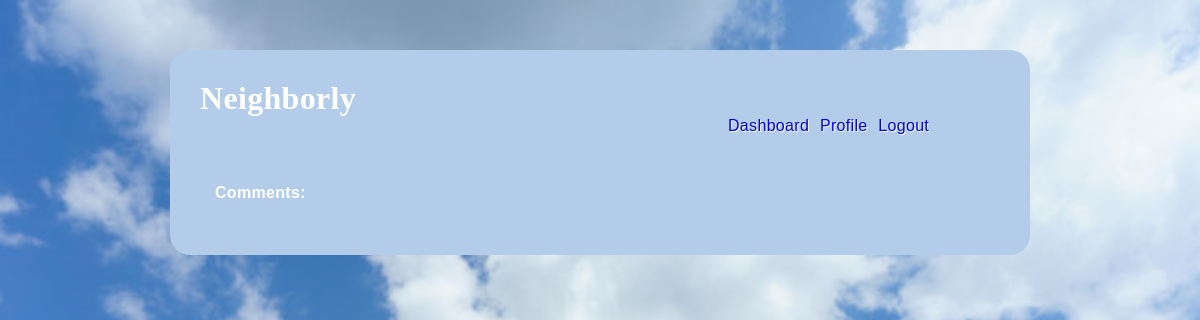
The page /event/details/3 (signed in) on the database as committed earlier.
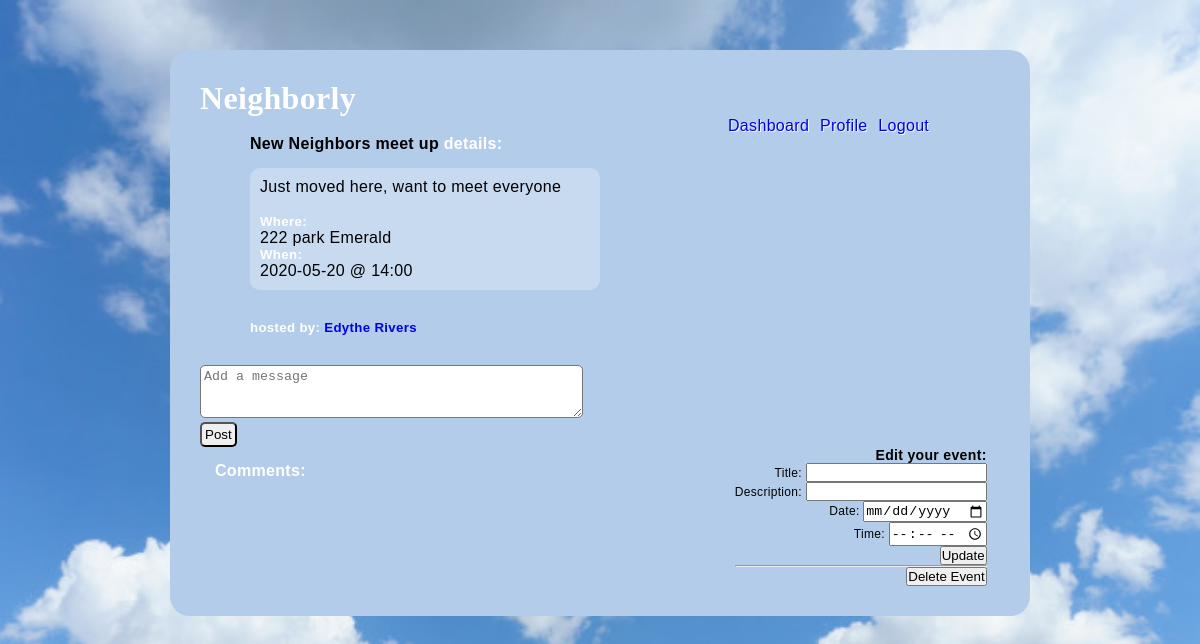
The same page on the database as committed later.
### models.py (models this page shows, shortened)
class Event(db.Model):
    __tablename__ = "events"
    id = db.Column(db.Integer, primary_key=True)
    title = db.Column(db.String(100))
    description = db.Column(db.String(255))
    date = db.Column(db.String(45))
    time = db.Column(db.String(45))
    user_id = db.Column(db.Integer, db.ForeignKey('users.id', ondelete='cascade'))
    user = db.relationship('User', foreign_keys=[user_id])
    location_id = db.Column(db.Integer, db.ForeignKey('event_locations.id', ondelete='cascade'))
    location = db.relationship('Event_location', foreign_keys=[location_id])
    all_comment = db.relationship('Event_comment', back_populates="event", cascade="all, delete, delete-orphan")
    created_at = db.Column(db.DateTime, server_default = func.now())
    updated_at = db.Column(db.DateTime, server_default = func.now(), onupdate = func.now())

class Event_location(db.Model):
    __tablename__ = "event_locations"
    id = db.Column(db.Integer, primary_key=True)
    address = db.Column(db.String(255))
    city = db.Column(db.String(255))
    zipcode = db.Column(db.String(30))
    state = db.Column(db.String(20))
    created_at = db.Column(db.DateTime, server_default = func.now())
    updated_at = db.Column(db.DateTime, server_default = func.now(), onupdate = func.now())
    @property
    def full_address(self):
        return self.address + ' ' + self.city

class User(db.Model):
    __tablename__ = "users"
    id = db.Column(db.Integer, primary_key=True)
    first_name = db.Column(db.String(45))
    last_name = db.Column(db.String(45))
    email = db.Column(db.String(255))
    address_id = db.Column(db.Integer, db.ForeignKey('addresses.id', ondelete='cascade'))
    address = db.relationship('Address', foreign_keys=[address_id])
    password_hash=db.Column(db.String(255))
    profile_pic = db.Column(db.Text)
    likes_sent = db.relationship('Post', secondary=likes_table, passive_deletes=True)
    all_post = db.relationship('Post', back_populates="user", cascade="all, delete, delete-orphan")
    all_event = db.relationship('Event', back_populates="user", cascade="all, delete, delete-orphan")
    post_comments = db.relationship('Post_comment', back_populates="user", cascade="all, delete, delete-orphan")
    event_comments = db.relationship('Event_comment', back_populates="user", cascade="all, delete, delete-orphan")
    created_at = db.Column(db.DateTime, server_default = func.now())
    updated_at = db.Column(db.DateTime, server_default = func.now(), onupdate = func.now())

### controller.py (the view)
def event_details(event_id):
    if 'user_id' not in session:
        return redirect("/")
    this_event = Event.query.filter_by(id = int(event_id)).all()
    comment = Event_comment.query.filter_by(event_id = int(event_id)).all()
    return render_template("event_details.html", all_events = this_event, all_comments = comment)

### templates/event_details.html (shortened to what this page needs)
<!DOCTYPE html>
<html lang="en">
<head>
    <link rel="stylesheet" type="text/css" href="{{ url_for('static', filename='style_event_details.css') }}">
</head>
<body>
    <div class="container">
        <h1>Neighborly</h1>
        <div class="navigation">
            <a href="/dashboard">Dashboard</a>
            <a href="/my_profile">Profile</a>
            <a href="/logout">Logout</a>
        </div>
        <div class="eventpost">
            <ul>
                {% for event in all_events %}
                <h4>{{event.title}} <span>details:</span></h4>
                <li>
                    <blockquote>{{event.description}}</blockquote> <br>
                    <p><h5>Where:</h5>{{event.location.full_address}}</p>
                    <p><h5>When:</h5> {{event.date}} @ {{event.time}}</p>
                </li>
                <h5>hosted by: <a href="/neighbors/profile/{{event.user.id}}"> {{event.user.first_name}} {{event.user.last_name}}</a></h5>
                {% endfor %}
            </ul>
        </div>
        <div class="addcomment">
            {% for event in all_events %}
                <form action="/add/event_comment/{{event.id}}", method="POST">
                    <p><textarea name="message"  cols="45" rows="3" placeholder="Add a message"></textarea></p>
                    <input type="submit" value="Post">
                </form>
            {% endfor %}
        </div>
        <div class="comments">
            <h4>Comments:</h4>
        </div>
        <div class="edit">
            {% for event in all_events %}
                {% if session['user_id'] == event.user_id %}
                    <h3>Edit your event: </h3>
                    <form action="/update/event/{{event.id}}" method="POST">
                        <p>Title: <input type="text" name="title"></p>
                        <p>Description: <input type="text" name="description" ></p>
                        <p>Date: <input type="date" name="date" ></p>
                        <p>Time: <input type="time" name="time"></p>
                        <input type="submit" value="Update">
                    </form>
                    <hr>
                    <h3><a href="/delete/event/{{event.id}}"><button>Delete Event</button></a></h3>
                {% endif %}
            {% endfor %}
        </div>
    </div>
</body>
</html>

### static/style_event_details.css (style rules this page uses)
* { margin: 0px; padding: 0px; }
body { background-repeat: no-repeat; background-attachment: fixed; background-size: cover; background-position: top; background-image: url("clouds.png"); width: 100%; height: 100%; font-family: Arial, Helvetica; letter-spacing: 0.02em; font-weight: 400; -webkit-font-smoothing: antialiased; }
.container { width: 800px; background-color: rgb(178, 204, 233); margin: 50px auto; padding: 30px; border-radius: 20px; font-family: 'Lucida Sans', 'Lucida Sans Regular', 'Lucida Grande', 'Lucida Sans Unicode', Geneva, Verdana, sans-serif; }
.container h1 { font-family: cursive; color: white; }
.container li { list-style: none; }
.navigation { margin-left: 525px; border-radius: 2px; color: white; text-shadow: 1px 1px 1px white }
.navigation a { padding: 3px; text-decoration: none; }
.eventpost { margin-bottom: 30px; display: inline-block; width: 350px; margin-left: 50px; }
.eventpost li { margin-top: 15px; margin-bottom: 30px; padding: 10px; background-color: rgba(255, 255, 255, 0.267); border-radius: 10px; }
.eventpost a { text-decoration: none; }
.eventpost h5 { color: white; }
.eventpost span { color: white; }
.addcomment input { border-radius: 5px; padding: 3px; }
.addcomment textarea { border-radius: 5px; padding: 3px; }
.comments { display: inline-block; padding: 15px; width: 400px; }
.comments h4 { color: white; }
.edit { display: inline-block; vertical-align: top; text-align: right; margin-left: 100px; font-size: 12px; }

Rows that differ between the two databases and show on the page:
added Event: title "New Neighbors meet up", description "Just moved here, want to meet everyone", location.full_address "222 park Emerald", date "2020-05-20", time "14:00", user.first_name "Edythe", user.last_name "Rivers"
